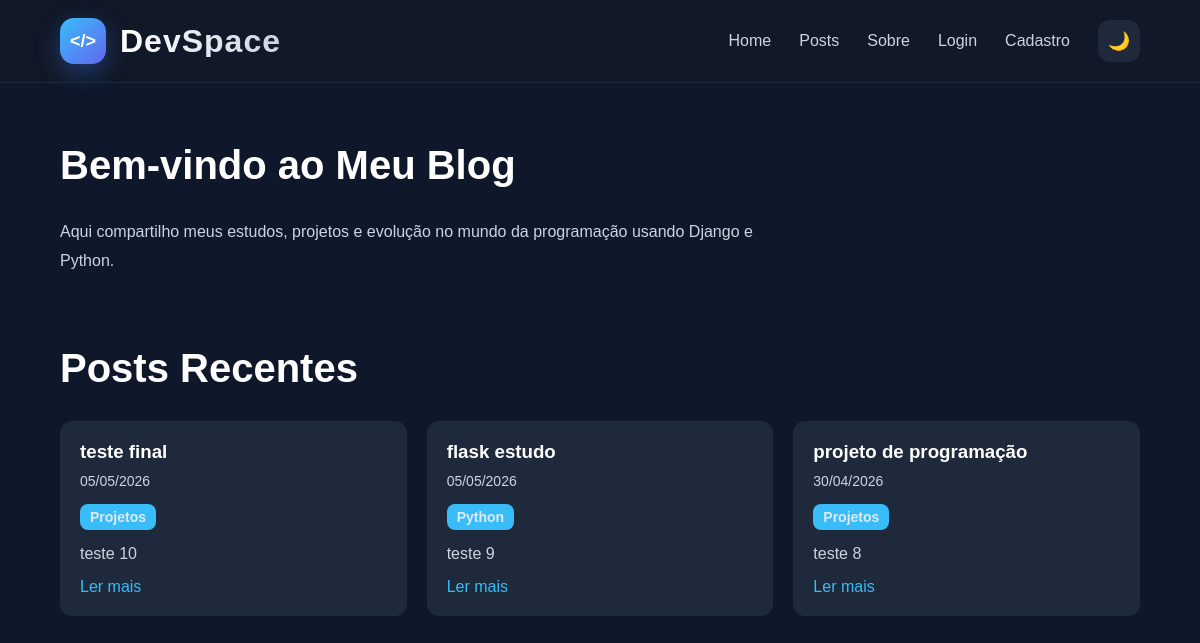
The page / on the database its author committed.
### blog/models.py (models this page shows, shortened)
class Post(models.Model):
    titulo = models.CharField(
        max_length=200
    )
    conteudo = models.TextField()
    data_criacao = models.DateTimeField(
        auto_now_add=True
    )
    slug = models.SlugField(
        unique=True
    )
    categoria = models.ForeignKey(
        Categoria,
        on_delete=models.CASCADE,
        null=True,
        blank=True
    )
    likes = models.ManyToManyField(
        User,
        related_name='liked_posts',
        blank=True
    )
    imagem = models.ImageField(
        upload_to='posts/',
        null=True,
        blank=True
    )

class Categoria(models.Model):
    nome = models.CharField(
        max_length=100
    )

### blog/views.py (the view)
# urls.py: 2. Add a URL to urlpatterns:  path('', views.home, name='home')
def home(request):
    posts = Post.objects.order_by(
        '-data_criacao'
    )[:3]
    return render(
        request,
        'home.html',
        {
            'posts': posts
        }
    )

### blog/templates/home.html (shortened to what this page needs)
{% extends 'base.html' %}
{% block content %}
<section class="hero">
    <h2 class="section-title">
        Bem-vindo ao Meu Blog
    </h2>
    <p class="hero-text">
        Aqui compartilho meus estudos,
        projetos e evolução no mundo da programação
        usando Django e Python.
    </p>
</section>
<section>
    <h2 class="section-title">
        Posts Recentes
    </h2>
    <div class="posts-grid">
        {% for post in posts %}
        <div class="post-card">
            <h3>
                {{ post.titulo }}
            </h3>
            <p class="post-date">
                {{ post.data_criacao|date:"d/m/Y" }}
            </p>
            <a class="post-category" href="/posts/?categoria={{ post.categoria.nome }}">
                {{ post.categoria.nome }}
            </a>
            <p>
                {{ post.conteudo|truncatewords:20 }}
            </p>
            <a href="/post/{{ post.slug }}/">
                Ler mais
            </a>
        </div>
        {% endfor %}
    </div>
</section>
{% endblock %}

### blog/static/css/style.css (style rules this page uses)
* { margin: 0; padding: 0; box-sizing: border-box; }
body { background-color: #0f172a; color: white; font-family: Arial, Helvetica, sans-serif; transition: 0.3s; }
.section-title { margin-bottom: 30px; font-size: 40px; }
.posts-grid { display: grid; grid-template-columns: repeat( auto-fit, minmax(300px, 1fr) ); gap: 20px; }
.post-card { background-color: #1e293b; padding: 20px; border-radius: 12px; transition: 0.3s; }
.post-card h3 { margin-bottom: 10px; }
.post-card p { margin-bottom: 15px; color: #cbd5e1; }
.post-card a { text-decoration: none; color: #38bdf8; }
.post-date { font-size: 14px; color: #94a3b8; margin-bottom: 10px; }
.post-category { display: inline-block; background-color: #38bdf8; color: #e2e8f0 !important; padding: 5px 10px; border-radius: 8px; text-decoration: none; font-size: 14px; margin-bottom: 15px; font-weight: bold; }
.post-card a, .likes a, .pagination a { transition: 0.3s; }
.hero { margin-bottom: 70px; }
.hero-text { margin-top: 20px; line-height: 1.8; max-width: 700px; color: #cbd5e1; }

### rows shown on the page
Post: titulo "teste final", data_criacao "05/05/2026", categoria.nome "Projetos", conteudo "teste 10"
Post: titulo "flask estudo", data_criacao "05/05/2026", categoria.nome "Python", conteudo "teste 9"
Post: titulo "projeto de programação", data_criacao "30/04/2026", categoria.nome "Projetos", conteudo "teste 8"
